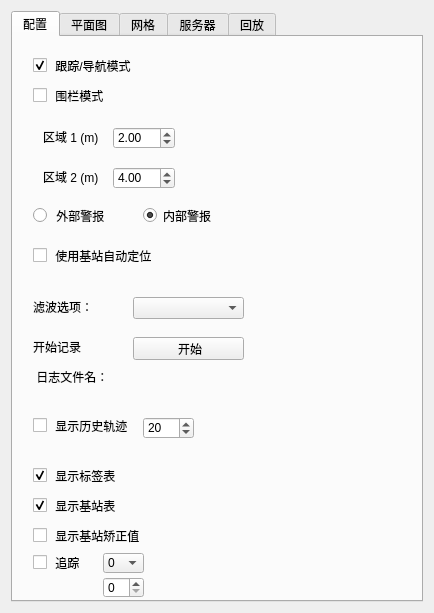
<?xml version="1.0" encoding="UTF-8"?>
<ui version="4.0">
 <class>ViewSettingsWidget</class>
 <widget class="QWidget" name="ViewSettingsWidget">
  <property name="geometry">
   <rect>
    <x>0</x>
    <y>0</y>
    <width>434</width>
    <height>613</height>
   </rect>
  </property>
  <property name="windowTitle">
   <string>Form</string>
  </property>
  <layout class="QVBoxLayout" name="verticalLayout">
   <item>
    <widget class="QTabWidget" name="tabWidget">
     <property name="enabled">
      <bool>true</bool>
     </property>
     <property name="minimumSize">
      <size>
       <width>300</width>
       <height>300</height>
      </size>
     </property>
     <property name="currentIndex">
      <number>0</number>
     </property>
     <widget class="QWidget" name="config_tab">
      <attribute name="title">
       <string>配置</string>
      </attribute>
      <widget class="QCheckBox" name="showTagHistory">
       <property name="geometry">
        <rect>
         <x>20</x>
         <y>380</y>
         <width>109</width>
         <height>17</height>
        </rect>
       </property>
       <property name="text">
        <string> 显示历史轨迹</string>
       </property>
      </widget>
      <widget class="QCheckBox" name="showGeoFencingMode">
       <property name="geometry">
        <rect>
         <x>20</x>
         <y>50</y>
         <width>109</width>
         <height>17</height>
        </rect>
       </property>
       <property name="text">
        <string> 围栏模式</string>
       </property>
      </widget>
      <widget class="QDoubleSpinBox" name="zone1">
       <property name="geometry">
        <rect>
         <x>100</x>
         <y>90</y>
         <width>62</width>
         <height>22</height>
        </rect>
       </property>
       <property name="maximum">
        <double>300.000000000000000</double>
       </property>
       <property name="value">
        <double>2.000000000000000</double>
       </property>
      </widget>
      <widget class="QDoubleSpinBox" name="zone2">
       <property name="geometry">
        <rect>
         <x>100</x>
         <y>130</y>
         <width>62</width>
         <height>22</height>
        </rect>
       </property>
       <property name="maximum">
        <double>300.000000000000000</double>
       </property>
       <property name="value">
        <double>4.000000000000000</double>
       </property>
      </widget>
      <widget class="QLabel" name="label_z1">
       <property name="geometry">
        <rect>
         <x>30</x>
         <y>90</y>
         <width>61</width>
         <height>20</height>
        </rect>
       </property>
       <property name="text">
        <string>区域 1 (m)</string>
       </property>
      </widget>
      <widget class="QLabel" name="label_z2">
       <property name="geometry">
        <rect>
         <x>30</x>
         <y>130</y>
         <width>61</width>
         <height>20</height>
        </rect>
       </property>
       <property name="text">
        <string>区域 2 (m)</string>
       </property>
      </widget>
      <widget class="QRadioButton" name="inAlarm">
       <property name="geometry">
        <rect>
         <x>130</x>
         <y>170</y>
         <width>91</width>
         <height>17</height>
        </rect>
       </property>
       <property name="text">
        <string>内部警报</string>
       </property>
       <property name="checked">
        <bool>true</bool>
       </property>
      </widget>
      <widget class="QRadioButton" name="outAlarm">
       <property name="geometry">
        <rect>
         <x>20</x>
         <y>170</y>
         <width>91</width>
         <height>17</height>
        </rect>
       </property>
       <property name="text">
        <string> 外部警报</string>
       </property>
      </widget>
      <widget class="QSpinBox" name="tagHistoryN">
       <property name="geometry">
        <rect>
         <x>130</x>
         <y>380</y>
         <width>51</width>
         <height>22</height>
        </rect>
       </property>
       <property name="minimum">
        <number>1</number>
       </property>
       <property name="maximum">
        <number>10000</number>
       </property>
       <property name="value">
        <number>20</number>
       </property>
      </widget>
      <widget class="QCheckBox" name="showTagTable">
       <property name="geometry">
        <rect>
         <x>20</x>
         <y>430</y>
         <width>109</width>
         <height>17</height>
        </rect>
       </property>
       <property name="text">
        <string> 显示标签表</string>
       </property>
       <property name="checked">
        <bool>true</bool>
       </property>
      </widget>
      <widget class="QCheckBox" name="showAnchorTable">
       <property name="geometry">
        <rect>
         <x>20</x>
         <y>460</y>
         <width>109</width>
         <height>17</height>
        </rect>
       </property>
       <property name="text">
        <string> 显示基站表</string>
       </property>
       <property name="checked">
        <bool>true</bool>
       </property>
      </widget>
      <widget class="QCheckBox" name="showAnchorTagCorrectionTable">
       <property name="enabled">
        <bool>true</bool>
       </property>
       <property name="geometry">
        <rect>
         <x>20</x>
         <y>490</y>
         <width>191</width>
         <height>17</height>
        </rect>
       </property>
       <property name="text">
        <string> 显示基站矫正值</string>
       </property>
       <property name="checked">
        <bool>false</bool>
       </property>
      </widget>
      <widget class="QCheckBox" name="showNavigationMode">
       <property name="geometry">
        <rect>
         <x>20</x>
         <y>20</y>
         <width>151</width>
         <height>17</height>
        </rect>
       </property>
       <property name="text">
        <string> 跟踪/导航模式</string>
       </property>
       <property name="checked">
        <bool>true</bool>
       </property>
      </widget>
      <widget class="QComboBox" name="filtering">
       <property name="geometry">
        <rect>
         <x>120</x>
         <y>260</y>
         <width>111</width>
         <height>22</height>
        </rect>
       </property>
      </widget>
      <widget class="QLabel" name="label_z1_2">
       <property name="geometry">
        <rect>
         <x>20</x>
         <y>260</y>
         <width>81</width>
         <height>20</height>
        </rect>
       </property>
       <property name="text">
        <string>滤波选项：</string>
       </property>
      </widget>
      <widget class="QCheckBox" name="useAutoPos">
       <property name="enabled">
        <bool>true</bool>
       </property>
       <property name="geometry">
        <rect>
         <x>20</x>
         <y>210</y>
         <width>161</width>
         <height>17</height>
        </rect>
       </property>
       <property name="toolTip">
        <string>You must connect to Anchor 0 to use this feature.</string>
       </property>
       <property name="text">
        <string> 使用基站自动定位</string>
       </property>
       <property name="checked">
        <bool>false</bool>
       </property>
      </widget>
      <widget class="QLabel" name="label_logingstatus">
       <property name="geometry">
        <rect>
         <x>20</x>
         <y>300</y>
         <width>81</width>
         <height>20</height>
        </rect>
       </property>
       <property name="text">
        <string>开始记录</string>
       </property>
      </widget>
      <widget class="QPushButton" name="logging_pb">
       <property name="geometry">
        <rect>
         <x>120</x>
         <y>300</y>
         <width>111</width>
         <height>23</height>
        </rect>
       </property>
       <property name="text">
        <string> 开始</string>
       </property>
      </widget>
      <widget class="QLabel" name="label_logingstatus_2">
       <property name="geometry">
        <rect>
         <x>20</x>
         <y>400</y>
         <width>51</width>
         <height>20</height>
        </rect>
       </property>
       <property name="text">
        <string/>
       </property>
      </widget>
      <widget class="QLabel" name="label_logfile">
       <property name="enabled">
        <bool>true</bool>
       </property>
       <property name="geometry">
        <rect>
         <x>20</x>
         <y>330</y>
         <width>211</width>
         <height>20</height>
        </rect>
       </property>
       <property name="frameShape">
        <enum>QFrame::NoFrame</enum>
       </property>
       <property name="text">
        <string> 日志文件名：</string>
       </property>
       <property name="scaledContents">
        <bool>false</bool>
       </property>
       <property name="wordWrap">
        <bool>false</bool>
       </property>
       <property name="openExternalLinks">
        <bool>false</bool>
       </property>
      </widget>
      <widget class="QLabel" name="label_logingstatus_3">
       <property name="geometry">
        <rect>
         <x>20</x>
         <y>240</y>
         <width>51</width>
         <height>20</height>
        </rect>
       </property>
       <property name="text">
        <string/>
       </property>
      </widget>
      <widget class="QCheckBox" name="checkBox">
       <property name="geometry">
        <rect>
         <x>20</x>
         <y>510</y>
         <width>61</width>
         <height>31</height>
        </rect>
       </property>
       <property name="text">
        <string> 追踪</string>
       </property>
       <property name="checked">
        <bool>false</bool>
       </property>
      </widget>
      <widget class="QComboBox" name="comboBox_2">
       <property name="geometry">
        <rect>
         <x>90</x>
         <y>516</y>
         <width>41</width>
         <height>20</height>
        </rect>
       </property>
       <item>
        <property name="text">
         <string>0</string>
        </property>
       </item>
       <item>
        <property name="text">
         <string>1</string>
        </property>
       </item>
       <item>
        <property name="text">
         <string>2</string>
        </property>
       </item>
       <item>
        <property name="text">
         <string>3</string>
        </property>
       </item>
       <item>
        <property name="text">
         <string>4</string>
        </property>
       </item>
       <item>
        <property name="text">
         <string>5</string>
        </property>
       </item>
       <item>
        <property name="text">
         <string>6</string>
        </property>
       </item>
       <item>
        <property name="text">
         <string>7</string>
        </property>
       </item>
      </widget>
      <widget class="QSpinBox" name="spinBox">
       <property name="geometry">
        <rect>
         <x>90</x>
         <y>540</y>
         <width>41</width>
         <height>21</height>
        </rect>
       </property>
      </widget>
     </widget>
     <widget class="QWidget" name="floorplan_tab">
      <attribute name="title">
       <string>平面图</string>
      </attribute>
      <layout class="QGridLayout" name="gridLayout_2">
       <item row="4" column="0">
        <widget class="QLabel" name="label_6">
         <property name="text">
          <string>X 比例</string>
         </property>
        </widget>
       </item>
       <item row="6" column="0">
        <widget class="QLabel" name="label_7">
         <property name="text">
          <string>X 翻转</string>
         </property>
        </widget>
       </item>
       <item row="7" column="0">
        <widget class="QLabel" name="label_8">
         <property name="text">
          <string>Y 翻转</string>
         </property>
        </widget>
       </item>
       <item row="4" column="1">
        <widget class="QDoubleSpinBox" name="floorplanXScale_sb">
         <property name="maximum">
          <double>1000.000000000000000</double>
         </property>
        </widget>
       </item>
       <item row="7" column="1">
        <widget class="QCheckBox" name="floorplanFlipY_cb">
         <property name="text">
          <string/>
         </property>
        </widget>
       </item>
       <item row="5" column="1">
        <widget class="QDoubleSpinBox" name="floorplanYScale_sb">
         <property name="maximum">
          <double>1000.000000000000000</double>
         </property>
        </widget>
       </item>
       <item row="8" column="0" colspan="2">
        <layout class="QGridLayout" name="gridLayout">
         <property name="horizontalSpacing">
          <number>6</number>
         </property>
         <item row="0" column="0">
          <widget class="QCheckBox" name="showOrigin">
           <property name="text">
            <string> 显示原点</string>
           </property>
          </widget>
         </item>
         <item row="1" column="2">
          <widget class="QPushButton" name="scaleY_pb">
           <property name="text">
            <string>Y 比例</string>
           </property>
          </widget>
         </item>
         <item row="1" column="0">
          <widget class="QPushButton" name="scaleX_pb">
           <property name="text">
            <string>X 比例</string>
           </property>
          </widget>
         </item>
         <item row="0" column="2">
          <widget class="QPushButton" name="origin_pb">
           <property name="text">
            <string>设置原点</string>
           </property>
          </widget>
         </item>
        </layout>
       </item>
       <item row="4" column="2">
        <widget class="QLabel" name="label_10">
         <property name="text">
          <string>pixels/m</string>
         </property>
        </widget>
       </item>
       <item row="10" column="0">
        <widget class="QComboBox" name="comboBox_settroom">
         <item>
          <property name="text">
           <string>2039</string>
          </property>
         </item>
         <item>
          <property name="text">
           <string>2037</string>
          </property>
         </item>
         <item>
          <property name="text">
           <string>大堂</string>
          </property>
         </item>
         <item>
          <property name="text">
           <string>2038</string>
          </property>
         </item>
         <item>
          <property name="text">
           <string>2036</string>
          </property>
         </item>
        </widget>
       </item>
       <item row="1" column="1" alignment="Qt::AlignHCenter">
        <widget class="QCheckBox" name="saveFP">
         <property name="text">
          <string>  保存设置</string>
         </property>
        </widget>
       </item>
       <item row="2" column="2">
        <widget class="QLabel" name="label_12">
         <property name="text">
          <string>pixels</string>
         </property>
        </widget>
       </item>
       <item row="2" column="0">
        <widget class="QLabel" name="label_3">
         <property name="text">
          <string>X 偏移</string>
         </property>
        </widget>
       </item>
       <item row="5" column="0">
        <widget class="QLabel" name="label_5">
         <property name="text">
          <string>Y 比例</string>
         </property>
        </widget>
       </item>
       <item row="12" column="0">
        <spacer name="verticalSpacer">
         <property name="orientation">
          <enum>Qt::Vertical</enum>
         </property>
         <property name="sizeHint" stdset="0">
          <size>
           <width>20</width>
           <height>40</height>
          </size>
         </property>
        </spacer>
       </item>
       <item row="6" column="1">
        <widget class="QCheckBox" name="floorplanFlipX_cb">
         <property name="text">
          <string/>
         </property>
        </widget>
       </item>
       <item row="3" column="1">
        <widget class="QSpinBox" name="floorplanYOff_sb">
         <property name="minimum">
          <number>-65536</number>
         </property>
         <property name="maximum">
          <number>65536</number>
         </property>
        </widget>
       </item>
       <item row="1" column="0">
        <widget class="QPushButton" name="floorplanOpen_pb">
         <property name="sizePolicy">
          <sizepolicy hsizetype="Minimum" vsizetype="Fixed">
           <horstretch>0</horstretch>
           <verstretch>0</verstretch>
          </sizepolicy>
         </property>
         <property name="minimumSize">
          <size>
           <width>0</width>
           <height>0</height>
          </size>
         </property>
         <property name="text">
          <string>打开</string>
         </property>
        </widget>
       </item>
       <item row="3" column="2">
        <widget class="QLabel" name="label_11">
         <property name="text">
          <string>pixels</string>
         </property>
        </widget>
       </item>
       <item row="3" column="0">
        <widget class="QLabel" name="label_4">
         <property name="text">
          <string>Y 偏移</string>
         </property>
        </widget>
       </item>
       <item row="0" column="0" colspan="2">
        <widget class="QLabel" name="floorplanPath_lb">
         <property name="text">
          <string> 没有平面图</string>
         </property>
        </widget>
       </item>
       <item row="2" column="1">
        <widget class="QSpinBox" name="floorplanXOff_sb">
         <property name="sizePolicy">
          <sizepolicy hsizetype="Minimum" vsizetype="Fixed">
           <horstretch>0</horstretch>
           <verstretch>0</verstretch>
          </sizepolicy>
         </property>
         <property name="minimum">
          <number>-65536</number>
         </property>
         <property name="maximum">
          <number>65535</number>
         </property>
        </widget>
       </item>
       <item row="5" column="2">
        <widget class="QLabel" name="label_9">
         <property name="text">
          <string>pixesl/m</string>
         </property>
        </widget>
       </item>
       <item row="10" column="1">
        <widget class="QPushButton" name="pushButton_savesett">
         <property name="text">
          <string> 保存</string>
         </property>
        </widget>
       </item>
       <item row="10" column="2">
        <widget class="QPushButton" name="pushButton_test">
         <property name="text">
          <string>测试</string>
         </property>
        </widget>
       </item>
      </layout>
     </widget>
     <widget class="QWidget" name="grid_tab">
      <attribute name="title">
       <string>网格</string>
      </attribute>
      <widget class="QWidget" name="layoutWidget">
       <property name="geometry">
        <rect>
         <x>9</x>
         <y>21</y>
         <width>183</width>
         <height>111</height>
        </rect>
       </property>
       <layout class="QGridLayout" name="gridLayout_3">
        <item row="0" column="0">
         <widget class="QLabel" name="label">
          <property name="minimumSize">
           <size>
            <width>45</width>
            <height>0</height>
           </size>
          </property>
          <property name="text">
           <string>宽度 (m)</string>
          </property>
         </widget>
        </item>
        <item row="0" column="1">
         <widget class="QDoubleSpinBox" name="gridWidth_sb">
          <property name="decimals">
           <number>2</number>
          </property>
          <property name="singleStep">
           <double>0.100000000000000</double>
          </property>
          <property name="value">
           <double>0.500000000000000</double>
          </property>
         </widget>
        </item>
        <item row="1" column="0">
         <widget class="QLabel" name="label_2">
          <property name="minimumSize">
           <size>
            <width>45</width>
            <height>0</height>
           </size>
          </property>
          <property name="text">
           <string>高度 (m)</string>
          </property>
         </widget>
        </item>
        <item row="1" column="1">
         <widget class="QDoubleSpinBox" name="gridHeight_sb">
          <property name="singleStep">
           <double>0.100000000000000</double>
          </property>
          <property name="value">
           <double>0.500000000000000</double>
          </property>
         </widget>
        </item>
        <item row="2" column="0">
         <widget class="QCheckBox" name="gridShow">
          <property name="text">
           <string>  显示网格</string>
          </property>
         </widget>
        </item>
       </layout>
      </widget>
     </widget>
     <widget class="QWidget" name="tab">
      <attribute name="title">
       <string>服务器</string>
      </attribute>
      <widget class="QPushButton" name="SendBtn">
       <property name="geometry">
        <rect>
         <x>270</x>
         <y>380</y>
         <width>75</width>
         <height>0</height>
        </rect>
       </property>
       <property name="text">
        <string>Send</string>
       </property>
      </widget>
      <widget class="QPushButton" name="pushButton_Listen">
       <property name="geometry">
        <rect>
         <x>140</x>
         <y>40</y>
         <width>51</width>
         <height>23</height>
        </rect>
       </property>
       <property name="text">
        <string>侦听</string>
       </property>
      </widget>
      <widget class="QTextEdit" name="textEdit_Send_2">
       <property name="enabled">
        <bool>true</bool>
       </property>
       <property name="geometry">
        <rect>
         <x>20</x>
         <y>330</y>
         <width>281</width>
         <height>0</height>
        </rect>
       </property>
      </widget>
      <widget class="QComboBox" name="portNameComboBox">
       <property name="geometry">
        <rect>
         <x>110</x>
         <y>210</y>
         <width>69</width>
         <height>0</height>
        </rect>
       </property>
      </widget>
      <widget class="QPushButton" name="openPortBtn">
       <property name="geometry">
        <rect>
         <x>200</x>
         <y>210</y>
         <width>61</width>
         <height>0</height>
        </rect>
       </property>
       <property name="text">
        <string>打开端口</string>
       </property>
      </widget>
      <widget class="QLineEdit" name="lineEdit_Port_2">
       <property name="geometry">
        <rect>
         <x>80</x>
         <y>40</y>
         <width>51</width>
         <height>23</height>
        </rect>
       </property>
      </widget>
      <widget class="QPushButton" name="pushButton_Send_2">
       <property name="geometry">
        <rect>
         <x>160</x>
         <y>390</y>
         <width>75</width>
         <height>0</height>
        </rect>
       </property>
       <property name="text">
        <string>发送</string>
       </property>
      </widget>
      <widget class="QPushButton" name="pushButton">
       <property name="geometry">
        <rect>
         <x>270</x>
         <y>410</y>
         <width>71</width>
         <height>0</height>
        </rect>
       </property>
       <property name="text">
        <string>连发</string>
       </property>
      </widget>
      <widget class="QComboBox" name="comboBox">
       <property name="geometry">
        <rect>
         <x>100</x>
         <y>70</y>
         <width>91</width>
         <height>30</height>
        </rect>
       </property>
       <item>
        <property name="text">
         <string>2039</string>
        </property>
        <property name="icon">
         <iconset theme=":/icons/fail.jpg">
          <normaloff>../../../../qt/qt/yuanmaserver/views</normaloff>../../../../qt/qt/yuanmaserver/views</iconset>
        </property>
       </item>
       <item>
        <property name="text">
         <string>2037</string>
        </property>
        <property name="icon">
         <iconset theme=":/icons/fail.jpg">
          <normaloff>../../../../qt/qt/yuanmaserver/views</normaloff>../../../../qt/qt/yuanmaserver/views</iconset>
        </property>
       </item>
       <item>
        <property name="text">
         <string>大堂</string>
        </property>
        <property name="icon">
         <iconset theme=":/icons/fail.jpg">
          <normaloff>../../../../qt/qt/yuanmaserver/views</normaloff>../../../../qt/qt/yuanmaserver/views</iconset>
        </property>
       </item>
       <item>
        <property name="text">
         <string>2038</string>
        </property>
       </item>
       <item>
        <property name="text">
         <string>2036</string>
        </property>
       </item>
      </widget>
      <widget class="QLabel" name="label_13">
       <property name="geometry">
        <rect>
         <x>40</x>
         <y>70</y>
         <width>61</width>
         <height>30</height>
        </rect>
       </property>
       <property name="text">
        <string>  检查房间：</string>
       </property>
      </widget>
      <widget class="QTextEdit" name="textEdit_Recv_2">
       <property name="geometry">
        <rect>
         <x>40</x>
         <y>110</y>
         <width>281</width>
         <height>81</height>
        </rect>
       </property>
       <property name="html">
        <string>&lt;!DOCTYPE HTML PUBLIC &quot;-//W3C//DTD HTML 4.0//EN&quot; &quot;http://www.w3.org/TR/REC-html40/strict.dtd&quot;&gt;
&lt;html&gt;&lt;head&gt;&lt;meta name=&quot;qrichtext&quot; content=&quot;1&quot; /&gt;&lt;style type=&quot;text/css&quot;&gt;
p, li { white-space: pre-wrap; }
&lt;/style&gt;&lt;/head&gt;&lt;body style=&quot; font-family:'SimSun'; font-size:9pt; font-weight:400; font-style:normal;&quot;&gt;
&lt;p style=&quot; margin-top:0px; margin-bottom:0px; margin-left:0px; margin-right:0px; -qt-block-indent:0; text-indent:0px;&quot;&gt;未连接&lt;/p&gt;&lt;/body&gt;&lt;/html&gt;</string>
       </property>
      </widget>
      <widget class="QPushButton" name="pushButton_2">
       <property name="geometry">
        <rect>
         <x>300</x>
         <y>470</y>
         <width>23</width>
         <height>0</height>
        </rect>
       </property>
       <property name="text">
        <string>停</string>
       </property>
      </widget>
      <widget class="QLabel" name="duankou">
       <property name="geometry">
        <rect>
         <x>60</x>
         <y>210</y>
         <width>31</width>
         <height>0</height>
        </rect>
       </property>
       <property name="text">
        <string>端口：</string>
       </property>
      </widget>
      <widget class="QLabel" name="label_18">
       <property name="geometry">
        <rect>
         <x>40</x>
         <y>40</y>
         <width>31</width>
         <height>23</height>
        </rect>
       </property>
       <property name="text">
        <string>端口：</string>
       </property>
      </widget>
      <widget class="QPushButton" name="pushButton_3">
       <property name="geometry">
        <rect>
         <x>120</x>
         <y>410</y>
         <width>0</width>
         <height>20</height>
        </rect>
       </property>
       <property name="text">
        <string>PushButton</string>
       </property>
      </widget>
      <widget class="QPushButton" name="pushButton_setroomip">
       <property name="geometry">
        <rect>
         <x>199</x>
         <y>69</y>
         <width>81</width>
         <height>31</height>
        </rect>
       </property>
       <property name="text">
        <string>设置房间ip</string>
       </property>
      </widget>
      <widget class="QLabel" name="label_21">
       <property name="geometry">
        <rect>
         <x>30</x>
         <y>222</y>
         <width>54</width>
         <height>20</height>
        </rect>
       </property>
       <property name="text">
        <string/>
       </property>
      </widget>
      <widget class="QCheckBox" name="checkBox_save">
       <property name="geometry">
        <rect>
         <x>40</x>
         <y>200</y>
         <width>101</width>
         <height>18</height>
        </rect>
       </property>
       <property name="text">
        <string>   记录数据</string>
       </property>
      </widget>
     </widget>
     <widget class="QWidget" name="tab_2">
      <attribute name="title">
       <string>回放</string>
      </attribute>
      <widget class="QPushButton" name="pushButton_read">
       <property name="geometry">
        <rect>
         <x>270</x>
         <y>90</y>
         <width>51</width>
         <height>20</height>
        </rect>
       </property>
       <property name="text">
        <string>读取</string>
       </property>
      </widget>
      <widget class="QLabel" name="label_year">
       <property name="geometry">
        <rect>
         <x>60</x>
         <y>90</y>
         <width>21</width>
         <height>16</height>
        </rect>
       </property>
       <property name="text">
        <string>年：</string>
       </property>
      </widget>
      <widget class="QLabel" name="label_15">
       <property name="geometry">
        <rect>
         <x>60</x>
         <y>120</y>
         <width>21</width>
         <height>16</height>
        </rect>
       </property>
       <property name="text">
        <string>月：</string>
       </property>
      </widget>
      <widget class="QLabel" name="label_14">
       <property name="geometry">
        <rect>
         <x>60</x>
         <y>150</y>
         <width>21</width>
         <height>16</height>
        </rect>
       </property>
       <property name="text">
        <string>日：</string>
       </property>
      </widget>
      <widget class="QLabel" name="label_16">
       <property name="geometry">
        <rect>
         <x>25</x>
         <y>60</y>
         <width>61</width>
         <height>20</height>
        </rect>
       </property>
       <property name="text">
        <string>选择房间：</string>
       </property>
      </widget>
      <widget class="QComboBox" name="comboBox_room">
       <property name="geometry">
        <rect>
         <x>100</x>
         <y>60</y>
         <width>81</width>
         <height>22</height>
        </rect>
       </property>
       <item>
        <property name="text">
         <string>2039</string>
        </property>
       </item>
       <item>
        <property name="text">
         <string>2037</string>
        </property>
       </item>
       <item>
        <property name="text">
         <string>大堂</string>
        </property>
       </item>
       <item>
        <property name="text">
         <string>2038</string>
        </property>
       </item>
       <item>
        <property name="text">
         <string>2036</string>
        </property>
       </item>
      </widget>
      <widget class="QComboBox" name="comboBox_year">
       <property name="geometry">
        <rect>
         <x>100</x>
         <y>90</y>
         <width>51</width>
         <height>22</height>
        </rect>
       </property>
       <item>
        <property name="text">
         <string>2020</string>
        </property>
       </item>
       <item>
        <property name="text">
         <string>2021</string>
        </property>
       </item>
       <item>
        <property name="text">
         <string>2022</string>
        </property>
       </item>
       <item>
        <property name="text">
         <string>2023</string>
        </property>
       </item>
       <item>
        <property name="text">
         <string>2024</string>
        </property>
       </item>
      </widget>
      <widget class="QComboBox" name="comboBox_mouth">
       <property name="geometry">
        <rect>
         <x>100</x>
         <y>120</y>
         <width>51</width>
         <height>22</height>
        </rect>
       </property>
       <item>
        <property name="text">
         <string>01</string>
        </property>
       </item>
       <item>
        <property name="text">
         <string>02</string>
        </property>
       </item>
       <item>
        <property name="text">
         <string>03</string>
        </property>
       </item>
       <item>
        <property name="text">
         <string>04</string>
        </property>
       </item>
       <item>
        <property name="text">
         <string>05</string>
        </property>
       </item>
       <item>
        <property name="text">
         <string>06</string>
        </property>
       </item>
       <item>
        <property name="text">
         <string>07</string>
        </property>
       </item>
       <item>
        <property name="text">
         <string>08</string>
        </property>
       </item>
       <item>
        <property name="text">
         <string>09</string>
        </property>
       </item>
       <item>
        <property name="text">
         <string>10</string>
        </property>
       </item>
       <item>
        <property name="text">
         <string>11</string>
        </property>
       </item>
       <item>
        <property name="text">
         <string>12</string>
        </property>
       </item>
      </widget>
      <widget class="QComboBox" name="comboBox_day">
       <property name="geometry">
        <rect>
         <x>100</x>
         <y>150</y>
         <width>51</width>
         <height>22</height>
        </rect>
       </property>
       <item>
        <property name="text">
         <string>01</string>
        </property>
       </item>
       <item>
        <property name="text">
         <string>02</string>
        </property>
       </item>
       <item>
        <property name="text">
         <string>03</string>
        </property>
       </item>
       <item>
        <property name="text">
         <string>04</string>
        </property>
       </item>
       <item>
        <property name="text">
         <string>05</string>
        </property>
       </item>
       <item>
        <property name="text">
         <string>06</string>
        </property>
       </item>
       <item>
        <property name="text">
         <string>07</string>
        </property>
       </item>
       <item>
        <property name="text">
         <string>08</string>
        </property>
       </item>
       <item>
        <property name="text">
         <string>09</string>
        </property>
       </item>
       <item>
        <property name="text">
         <string>10</string>
        </property>
       </item>
       <item>
        <property name="text">
         <string>11</string>
        </property>
       </item>
       <item>
        <property name="text">
         <string>12</string>
        </property>
       </item>
       <item>
        <property name="text">
         <string>13</string>
        </property>
       </item>
       <item>
        <property name="text">
         <string>14</string>
        </property>
       </item>
       <item>
        <property name="text">
         <string>15</string>
        </property>
       </item>
       <item>
        <property name="text">
         <string>16</string>
        </property>
       </item>
       <item>
        <property name="text">
         <string>17</string>
        </property>
       </item>
       <item>
        <property name="text">
         <string>18</string>
        </property>
       </item>
       <item>
        <property name="text">
         <string>19</string>
        </property>
       </item>
       <item>
        <property name="text">
         <string>20</string>
        </property>
       </item>
       <item>
        <property name="text">
         <string>21</string>
        </property>
       </item>
       <item>
        <property name="text">
         <string>22</string>
        </property>
       </item>
       <item>
        <property name="text">
         <string>23</string>
        </property>
       </item>
       <item>
        <property name="text">
         <string>24</string>
        </property>
       </item>
       <item>
        <property name="text">
         <string>25</string>
        </property>
       </item>
       <item>
        <property name="text">
         <string>26</string>
        </property>
       </item>
       <item>
        <property name="text">
         <string>27</string>
        </property>
       </item>
       <item>
        <property name="text">
         <string>28</string>
        </property>
       </item>
       <item>
        <property name="text">
         <string>29</string>
        </property>
       </item>
       <item>
        <property name="text">
         <string>30</string>
        </property>
       </item>
       <item>
        <property name="text">
         <string>31</string>
        </property>
       </item>
      </widget>
      <widget class="QComboBox" name="comboBox_hour">
       <property name="geometry">
        <rect>
         <x>100</x>
         <y>180</y>
         <width>51</width>
         <height>22</height>
        </rect>
       </property>
       <item>
        <property name="text">
         <string>00</string>
        </property>
       </item>
       <item>
        <property name="text">
         <string>01</string>
        </property>
       </item>
       <item>
        <property name="text">
         <string>02</string>
        </property>
       </item>
       <item>
        <property name="text">
         <string>03</string>
        </property>
       </item>
       <item>
        <property name="text">
         <string>04</string>
        </property>
       </item>
       <item>
        <property name="text">
         <string>05</string>
        </property>
       </item>
       <item>
        <property name="text">
         <string>06</string>
        </property>
       </item>
       <item>
        <property name="text">
         <string>07</string>
        </property>
       </item>
       <item>
        <property name="text">
         <string>08</string>
        </property>
       </item>
       <item>
        <property name="text">
         <string>09</string>
        </property>
       </item>
       <item>
        <property name="text">
         <string>10</string>
        </property>
       </item>
       <item>
        <property name="text">
         <string>11</string>
        </property>
       </item>
       <item>
        <property name="text">
         <string>12</string>
        </property>
       </item>
       <item>
        <property name="text">
         <string>13</string>
        </property>
       </item>
       <item>
        <property name="text">
         <string>14</string>
        </property>
       </item>
       <item>
        <property name="text">
         <string>15</string>
        </property>
       </item>
       <item>
        <property name="text">
         <string>16</string>
        </property>
       </item>
       <item>
        <property name="text">
         <string>17</string>
        </property>
       </item>
       <item>
        <property name="text">
         <string>18</string>
        </property>
       </item>
       <item>
        <property name="text">
         <string>19</string>
        </property>
       </item>
       <item>
        <property name="text">
         <string>20</string>
        </property>
       </item>
       <item>
        <property name="text">
         <string>21</string>
        </property>
       </item>
       <item>
        <property name="text">
         <string>22</string>
        </property>
       </item>
       <item>
        <property name="text">
         <string>23</string>
        </property>
       </item>
      </widget>
      <widget class="QLabel" name="label_17">
       <property name="geometry">
        <rect>
         <x>40</x>
         <y>180</y>
         <width>41</width>
         <height>20</height>
        </rect>
       </property>
       <property name="text">
        <string> 时间：</string>
       </property>
      </widget>
      <widget class="QTextEdit" name="textEdit">
       <property name="geometry">
        <rect>
         <x>40</x>
         <y>240</y>
         <width>291</width>
         <height>101</height>
        </rect>
       </property>
      </widget>
      <widget class="QComboBox" name="comboBox_speed">
       <property name="geometry">
        <rect>
         <x>270</x>
         <y>60</y>
         <width>51</width>
         <height>21</height>
        </rect>
       </property>
       <item>
        <property name="text">
         <string>0.5</string>
        </property>
       </item>
       <item>
        <property name="text">
         <string>1.0</string>
        </property>
       </item>
       <item>
        <property name="text">
         <string>2.0</string>
        </property>
       </item>
       <item>
        <property name="text">
         <string>4.0</string>
        </property>
       </item>
       <item>
        <property name="text">
         <string>8.0</string>
        </property>
       </item>
       <item>
        <property name="text">
         <string>max</string>
        </property>
       </item>
      </widget>
      <widget class="QLabel" name="label_19">
       <property name="geometry">
        <rect>
         <x>210</x>
         <y>60</y>
         <width>61</width>
         <height>16</height>
        </rect>
       </property>
       <property name="text">
        <string>播放速度：</string>
       </property>
      </widget>
      <widget class="QSlider" name="horizontalSlider">
       <property name="enabled">
        <bool>false</bool>
       </property>
       <property name="geometry">
        <rect>
         <x>150</x>
         <y>213</y>
         <width>141</width>
         <height>16</height>
        </rect>
       </property>
       <property name="maximum">
        <number>60</number>
       </property>
       <property name="orientation">
        <enum>Qt::Horizontal</enum>
       </property>
      </widget>
      <widget class="QSpinBox" name="spinBox_bofang">
       <property name="geometry">
        <rect>
         <x>100</x>
         <y>210</y>
         <width>42</width>
         <height>20</height>
        </rect>
       </property>
      </widget>
      <widget class="QLabel" name="label_20">
       <property name="geometry">
        <rect>
         <x>45</x>
         <y>210</y>
         <width>31</width>
         <height>20</height>
        </rect>
       </property>
       <property name="text">
        <string>分钟：</string>
       </property>
      </widget>
     </widget>
    </widget>
   </item>
  </layout>
 </widget>
 <tabstops>
  <tabstop>gridWidth_sb</tabstop>
  <tabstop>gridHeight_sb</tabstop>
  <tabstop>floorplanOpen_pb</tabstop>
  <tabstop>floorplanXOff_sb</tabstop>
  <tabstop>floorplanYOff_sb</tabstop>
  <tabstop>floorplanXScale_sb</tabstop>
  <tabstop>floorplanYScale_sb</tabstop>
  <tabstop>floorplanFlipX_cb</tabstop>
  <tabstop>floorplanFlipY_cb</tabstop>
 </tabstops>
 <resources/>
 <connections/>
</ui>
